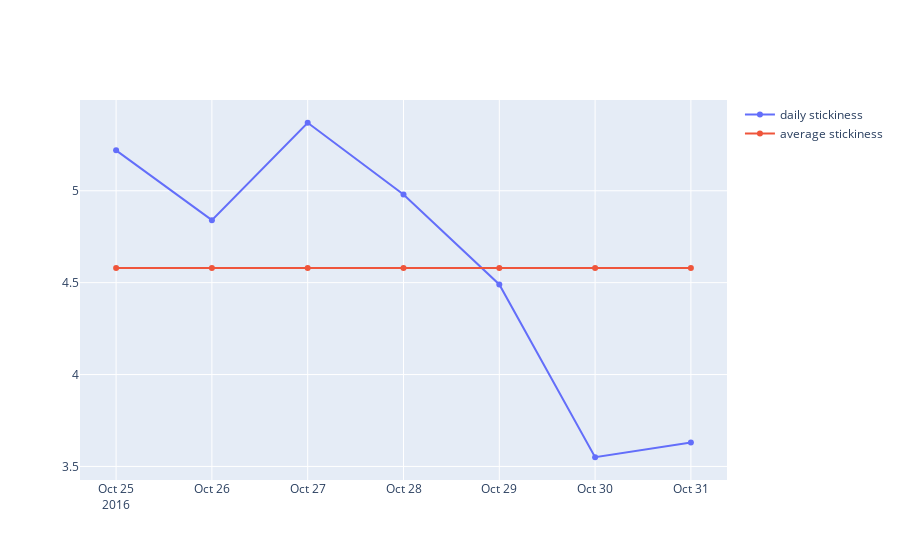

The cell this chart's notebook holds for it:
### Code cell
import plotly.graph_objects as go
from plotly.subplots import make_subplots

fig = go.Figure()

fig.add_trace(
    go.Scatter(
      x=df.curr_date,
      y= df.stickiness,
      name='daily stickiness'
    )
)
fig.add_trace(
    go.Scatter(
      x=df.curr_date,
      y= df.avg_stickiness,
      name='average stickiness'
    )
)
fig.show()

### Figure 1 — Plotly figure (JSON) as saved in the notebook; plotly's stock layout.template omitted (floating-point values rounded to 4 significant figures)
{"data": [{"name": "daily stickiness", "type": "scatter", "x": ["2016-10-25", "2016-10-26", "2016-10-27", "2016-10-28", "2016-10-29", "2016-10-30", "2016-10-31"], "y": [5.22, 4.84, 5.37, 4.98, 4.49, 3.55, 3.63]}, {"name": "average stickiness", "type": "scatter", "x": ["2016-10-25", "2016-10-26", "2016-10-27", "2016-10-28", "2016-10-29", "2016-10-30", "2016-10-31"], "y": [4.58, 4.58, 4.58, 4.58, 4.58, 4.58, 4.58]}], "layout": {}}
